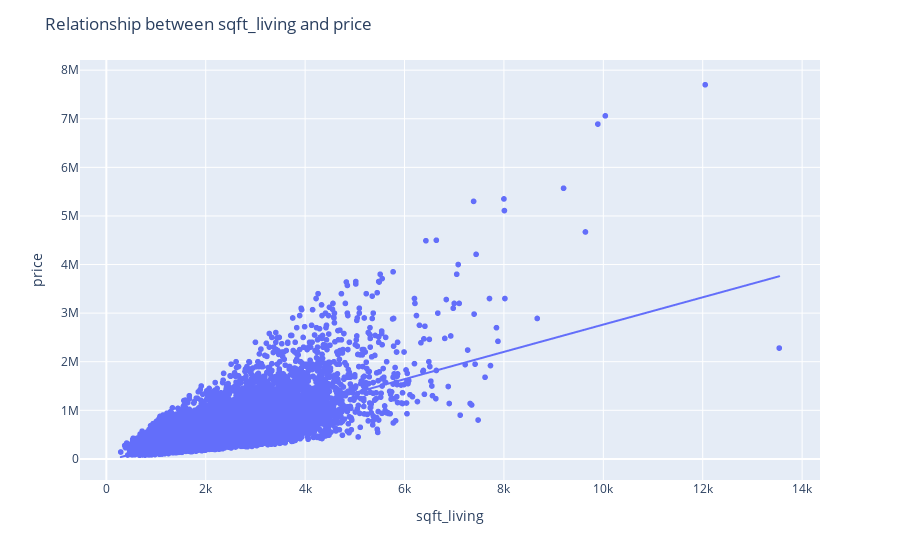

Notebook code for this chart:
### Markdown cell above
## Interactive scatter plot of 'sqft_living' vs. 'price' using Plotly

### Code cell
fig = px.scatter(data, x='sqft_living', y='price', trendline="ols")
fig.update_layout(title='Relationship between sqft_living and price', xaxis_title='sqft_living', yaxis_title='price')
fig.show()

### Figure 1 — Plotly figure (JSON) as saved in the notebook; plotly's stock layout.template omitted (floating-point values rounded to 4 significant figures; data arrays with more than 128 entries replaced by an {"elided": "..."} marker saying what was removed)
{"data": [{"hovertemplate": "sqft_living=%{x}<br>price=%{y}<extra></extra>", "legendgroup": "", "marker": {"color": "#636efa", "symbol": "circle"}, "mode": "markers", "name": "", "showlegend": false, "type": "scattergl", "x": {"elided": "21613 int values"}, "xaxis": "x", "y": {"elided": "21613 int values"}, "yaxis": "y"}, {"hovertemplate": "<b>OLS trendline</b><br>price = 280.807 * sqft_living + -43867.6<br>R<sup>2</sup>=0.492865<br><br>sqft_living=%{x}<br>price=%{y} <b>(trend)</b><extra></extra>", "legendgroup": "", "marker": {"color": "#636efa", "symbol": "circle"}, "mode": "lines", "name": "", "showlegend": false, "type": "scattergl", "x": {"elided": "21613 int values"}, "xaxis": "x", "y": {"elided": "21613 float values"}, "yaxis": "y"}], "layout": {"legend": {"tracegroupgap": 0}, "margin": {"t": 60}, "title": {"text": "Relationship between sqft_living and price"}, "xaxis": {"anchor": "y", "domain": [0, 1], "title": {"text": "sqft_living"}}, "yaxis": {"anchor": "x", "domain": [0, 1], "title": {"text": "price"}}}}
